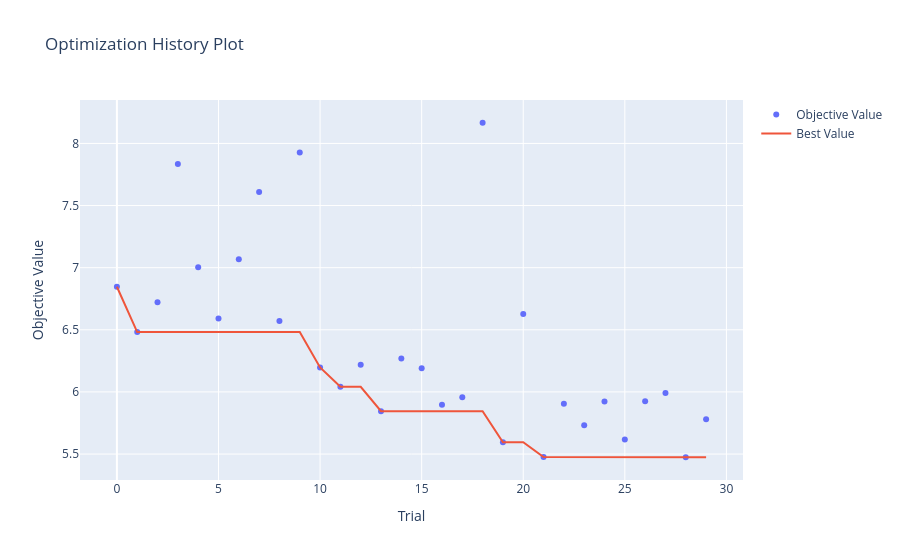
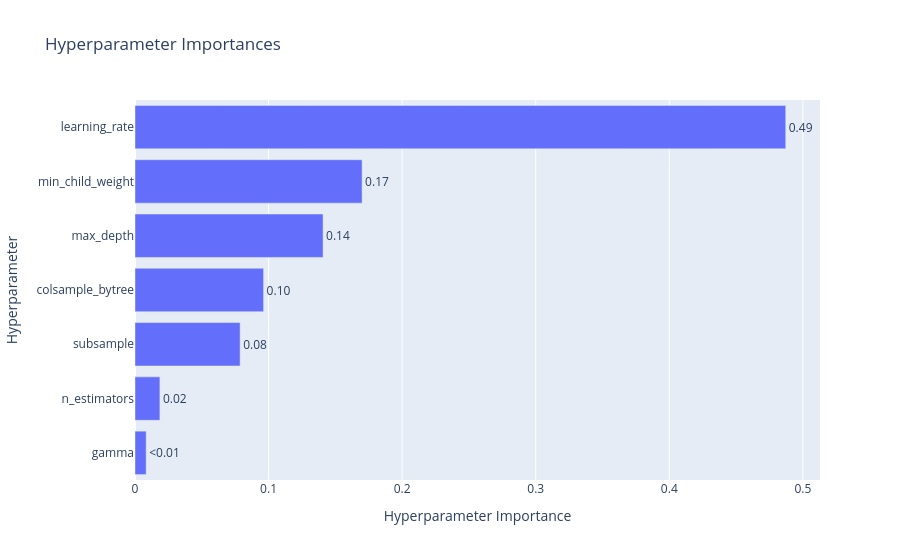

The notebook cell saved with these charts, in order:
### Code cell
# 1. Visualizza la storia dell'ottimizzazione
fig1 = optuna.visualization.plot_optimization_history(study)
fig1.show()

# 2. Visualizza l'importanza dei parametri
fig2 = optuna.visualization.plot_param_importances(study)
fig2.show()

### Figure 1 — Plotly figure (JSON) as saved in the notebook; plotly's stock layout.template omitted (floating-point values rounded to 4 significant figures)
{"data": [{"mode": "markers", "name": "Objective Value", "type": "scatter", "x": [0, 1, 2, 3, 4, 5, 6, 7, 8, 9, 10, 11, 12, 13, 14, 15, 16, 17, 18, 19, 20, 21, 22, 23, 24, 25, 26, 27, 28, 29], "y": [6.847, 6.481, 6.721, 7.834, 7.003, 6.592, 7.068, 7.608, 6.57, 7.926, 6.197, 6.042, 6.22, 5.845, 6.269, 6.191, 5.897, 5.957, 8.167, 5.595, 6.628, 5.475, 5.905, 5.732, 5.922, 5.617, 5.925, 5.992, 5.474, 5.78]}, {"mode": "lines", "name": "Best Value", "type": "scatter", "x": [0, 1, 2, 3, 4, 5, 6, 7, 8, 9, 10, 11, 12, 13, 14, 15, 16, 17, 18, 19, 20, 21, 22, 23, 24, 25, 26, 27, 28, 29], "y": [6.847, 6.481, 6.481, 6.481, 6.481, 6.481, 6.481, 6.481, 6.481, 6.481, 6.197, 6.042, 6.042, 5.845, 5.845, 5.845, 5.845, 5.845, 5.845, 5.595, 5.595, 5.475, 5.475, 5.475, 5.475, 5.475, 5.475, 5.475, 5.474, 5.474]}, {"marker": {"color": "#cccccc"}, "mode": "markers", "name": "Infeasible Trial", "showlegend": false, "type": "scatter", "x": [], "y": []}], "layout": {"title": {"text": "Optimization History Plot"}, "xaxis": {"title": {"text": "Trial"}}, "yaxis": {"title": {"text": "Objective Value"}}}}

### Figure 2 — Plotly figure (JSON) as saved in the notebook; plotly's stock layout.template omitted (floating-point values rounded to 4 significant figures)
{"data": [{"cliponaxis": false, "hovertemplate": ["gamma (FloatDistribution): 0.008365683472862737<extra></extra>", "n_estimators (IntDistribution): 0.0186394949966459<extra></extra>", "subsample (FloatDistribution): 0.07871551969603394<extra></extra>", "colsample_bytree (FloatDistribution): 0.0962740849621195<extra></extra>", "max_depth (IntDistribution): 0.14079750232816793<extra></extra>", "min_child_weight (IntDistribution): 0.17001715453665023<extra></extra>", "learning_rate (FloatDistribution): 0.4871905600075197<extra></extra>"], "name": "Objective Value", "orientation": "h", "text": ["<0.01", "0.02", "0.08", "0.10", "0.14", "0.17", "0.49"], "textposition": "outside", "type": "bar", "x": [0.008366, 0.01864, 0.07872, 0.09627, 0.1408, 0.17, 0.4872], "y": ["gamma", "n_estimators", "subsample", "colsample_bytree", "max_depth", "min_child_weight", "learning_rate"]}], "layout": {"title": {"text": "Hyperparameter Importances"}, "xaxis": {"title": {"text": "Hyperparameter Importance"}}, "yaxis": {"title": {"text": "Hyperparameter"}}}}
